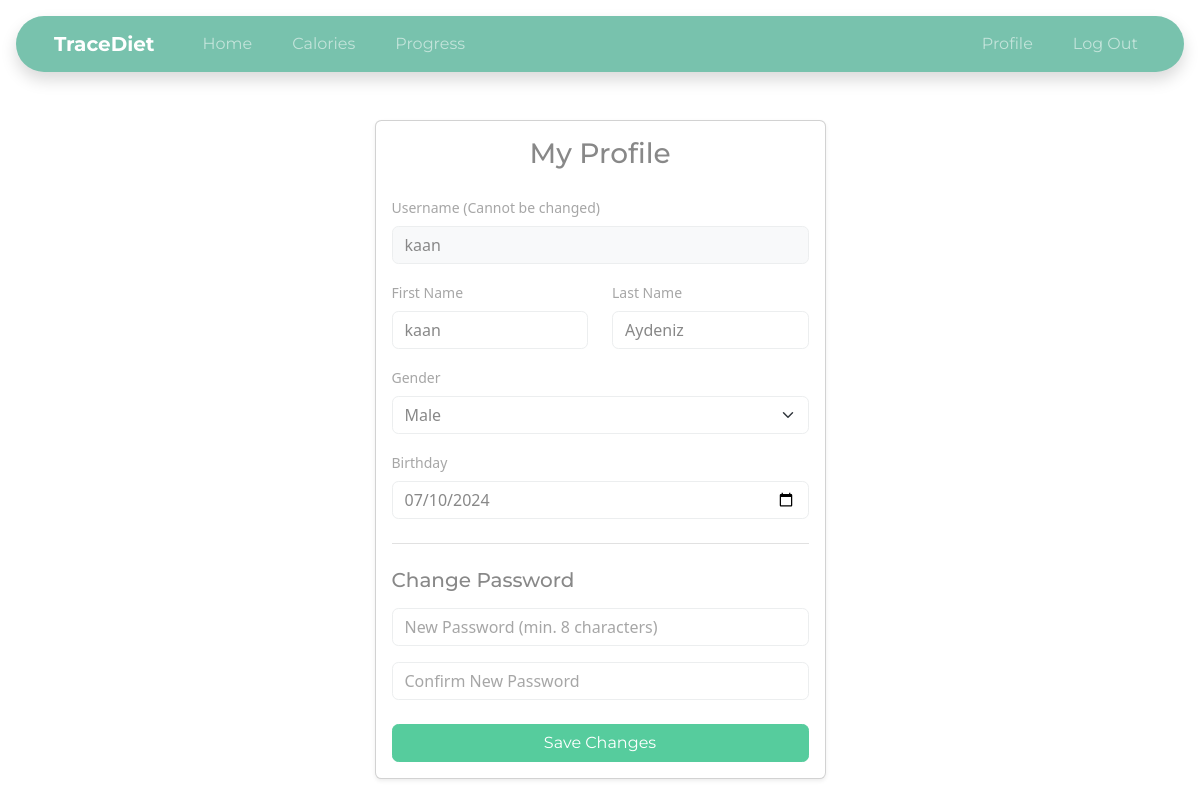
Screenshot of /profile (signed in) with the database file from the repository.
### tables this page shows
CREATE TABLE users (
    id INTEGER PRIMARY KEY AUTOINCREMENT NOT NULL,
    username TEXT NOT NULL UNIQUE,
    hash TEXT NOT NULL,
    name TEXT NOT NULL,
    surname TEXT NOT NULL,
    gender TEXT NOT NULL,
    birthday DATE NOT NULL
);

### app.py (the view)
@app.route("/profile", methods=["GET", "POST"])
def profile():
    if not session.get("user_id"):
        flash("Please log in to view your profile.", "danger")
        return redirect("/login")
    user_id = session["user_id"]
    if request.method == "POST":
        name = request.form.get("name")
        surname = request.form.get("surname")
        birthday = request.form.get("birthday")
        gender = request.form.get("gender")
        new_password = request.form.get("new_password")
        confirmation = request.form.get("confirmation")
        if not name or not surname or not birthday or not gender:
            flash("Name, surname, birthday, and gender cannot be empty.", "danger")
            return redirect("/profile")
        try:
            birth_date = datetime.strptime(birthday, "%Y-%m-%d")
            today = datetime.today()
            age = (
                today.year
                - birth_date.year
                - ((today.month, today.day) < (birth_date.month, birth_date.day))
            )
            if age < 13:
                flash("You must be at least 13 years old.", "danger")
                return redirect("/profile")
            if age > 100:
                flash("Please enter a valid birthday.", "danger")
                return redirect("/profile")
        except ValueError:
            flash("Invalid date format.", "danger")
            return redirect("/profile")
        if new_password or confirmation:
            if new_password != confirmation:
                flash("New passwords do not match.", "danger")
                return redirect("/profile")
            if len(new_password) < 8:
                flash("Password must be at least 8 characters long.", "danger")
                return redirect("/profile")
            hashed_password = generate_password_hash(new_password)
            db.execute(
                "UPDATE users SET name = ?, surname = ?, birthday = ?, gender = ?, hash = ? WHERE id = ?",
                name,
                surname,
                birthday,
                gender,
                hashed_password,
                user_id,
            )
            flash("Changes saved successfully!", "success")
        else:
            db.execute(
                "UPDATE users SET name = ?, surname = ?, birthday = ?, gender = ? WHERE id = ?",
                name,
                surname,
                birthday,
                gender,
                user_id,
            )
            flash("Changes saved successfully!", "success")
        return redirect("/profile")
    else:
        user = db.execute("SELECT * FROM users WHERE id = ?", user_id)[0]
        return render_template("profile.html", user=user)

### templates/profile.html (shortened to what this page needs)
{% extends "layout.html" %}
{% block main %}
<div class="row justify-content-center">
    <div class="col-md-6 col-lg-5">
        <div class="card shadow-sm">
            <div class="card-body">
                <h3 class="card-title text-center mb-4">My Profile</h3>
                <form action="/profile" method="post">
                    <div class="mb-3">
                        <label class="form-label text-muted small">Username (Cannot be changed)</label>
                        <input class="form-control bg-light" type="text" value="{{ user.username }}" disabled>
                    </div>
                    <div class="row mb-3">
                        <div class="col">
                            <label class="form-label text-muted small">First Name</label>
                            <input class="form-control" name="name" type="text" value="{{ user.name }}" required>
                        </div>
                        <div class="col">
                            <label class="form-label text-muted small">Last Name</label>
                            <input class="form-control" name="surname" type="text" value="{{ user.surname }}" required>
                        </div>
                    </div>
                    <div class="mb-3">
                        <label class="form-label text-muted small">Gender</label>
                        <select class="form-select" name="gender" required>
                            <option value="male" {% if user.gender=='male' %}selected{% endif %}>Male</option>
                        </select>
                    </div>
                    <div class="mb-4">
                        <label class="form-label text-muted small">Birthday</label>
                        <input class="form-control" name="birthday" type="date" value="{{ user.birthday }}" required>
                    </div>
                    <hr class="mb-4">
                    <h5 class="mb-3">Change Password</h5>
                    <div class="mb-3">
                        <input class="form-control" name="new_password" placeholder="New Password (min. 8 characters)"
                            type="password" minlength="8">
                    </div>
                    <div class="mb-4">
                        <input class="form-control" name="confirmation" placeholder="Confirm New Password"
                            type="password" minlength="8">
                    </div>
                    <div class="d-grid">
                        <button class="btn btn-success" type="submit">Save Changes</button>
                    </div>
                </form>
            </div>
        </div>
    </div>
</div>
{% endblock %}

### rows the page displays
users: username "kaan", name "kaan", surname "Aydeniz", gender "Male", birthday "07/10/2024"
